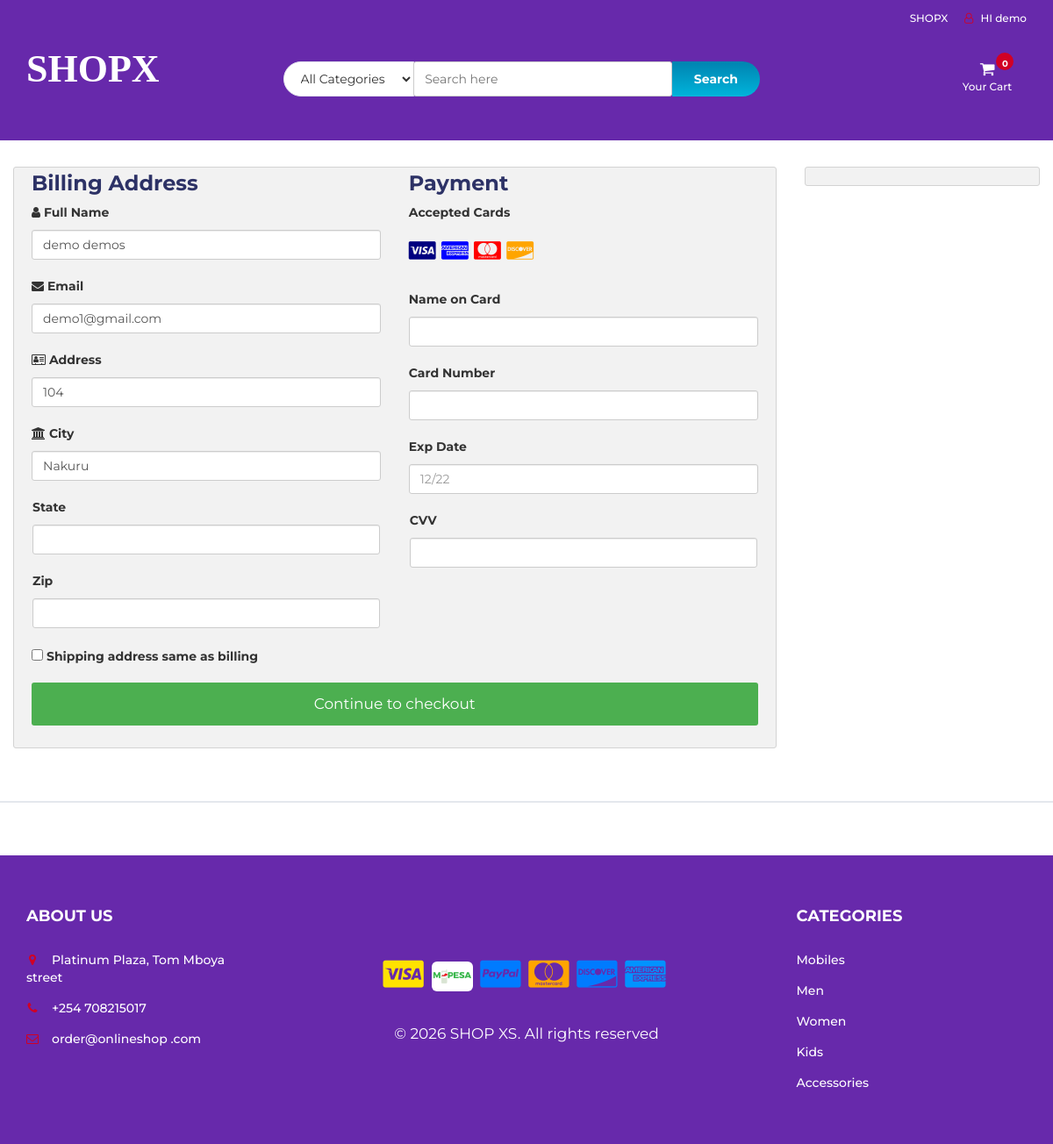
The app's page /checkout.php (signed in) with its own data.
### tables this page shows
CREATE TABLE `user_info` (
  `user_id` int(10) NOT NULL,
  `role` ENUM('customer','admin','shipper') NOT NULL DEFAULT 'customer',
  `first_name` varchar(100) NOT NULL,
  `last_name` varchar(100) NOT NULL,
  `email` varchar(300) NOT NULL,
  `password` varchar(300) NOT NULL,
  `mobile` varchar(10) NOT NULL,
  `address1` varchar(300) NOT NULL,
  `address2` varchar(11) NOT NULL
);

### checkout.php (the view, shortened to what this page needs)
<?php
include "db.php";
include "header.php";
?>
<section class="section">
	<div class="container-fluid">
		<div class="row-checkout">
			<?php
			if (isset($_SESSION["uid"])) {
				$sql = "SELECT * FROM user_info WHERE user_id='$_SESSION[uid]'";
				$query = mysqli_query($con, $sql);
				$row = mysqli_fetch_array($query);
				echo '
			<div class="col-75">
				<div class="container-checkout">
				<form id="checkout_form" action="checkout_process.php" method="POST" class="was-validated">
					<div class="row-checkout">
					<div class="col-50">
						<h3>Billing Address</h3>
						<label for="fname"><i class="fa fa-user" ></i> Full Name</label>
						<input type="text" id="fname" class="form-control" name="firstname" pattern="^[a-zA-Z ]+$"  value="' . $row["first_name"] . ' ' . $row["last_name"] . '">
						<label for="email"><i class="fa fa-envelope"></i> Email</label>
						<input type="text" id="email" name="email" class="form-control" pattern="^[_a-z0-9-]+(\.[_a-z0-9-]+)*@[a-z0-9]+(\.[a-z]{2,4})$" value="' . $row["email"] . '" required>
						<label for="adr"><i class="fa fa-address-card-o"></i> Address</label>
						<input type="text" id="adr" name="address" class="form-control" value="' . $row["address1"] . '" required>
						<label for="city"><i class="fa fa-institution"></i> City</label>
						<input type="text" id="city" name="city" class="form-control" value="' . $row["address2"] . '"  required>
						<div class="row">
						<div class="col-50">
							<label for="state">State</label>
							<input type="text" id="state" name="state" class="form-control">
						</div>
						<div class="col-50">
							<label for="zip">Zip</label>
							<input type="text" id="zip" name="zip" class="form-control" required>
						</div>
						</div>
					</div>
					<div class="col-50">
						<h3>Payment</h3>
						<label for="fname">Accepted Cards</label>
						<div class="icon-container">
						<i class="fa fa-cc-visa" style="color:navy;"></i>
						<i class="fa fa-cc-amex" style="color:blue;"></i>
						<i class="fa fa-cc-mastercard" style="color:red;"></i>
						<i class="fa fa-cc-discover" style="color:orange;"></i>
						</div>
						<label for="cname">Name on Card</label>
						<input type="text" id="cname" name="cardname" class="form-control" pattern="^[a-zA-Z ]+$" required>
						<div class="form-group" id="card-number-field">
                        <label for="cardNumber">Card Number</label>
                        <input type="text" class="form-control" id="cardNumber" name="cardNumber" required>
                    </div>
						<label for="expdate">Exp Date</label>
						<input type="text" id="expdate" name="expdate" class="form-control" pattern="^((0[1-9])|(1[0-2]))\/(\d{2})$" placeholder="12/22"required>
						<div class="row">
						<div class="col-50">
							<div class="form-group CVV">
								<label for="cvv">CVV</label>
								<input type="text" class="form-control" name="cvv" id="cvv" required>
						</div>
						</div>
					</div>
					</div>
					</div>
					<label><input type="CHECKBOX" name="q" class="roomselect" value="conform" required> Shipping address same as billing
					</label>';
				$total = 0;
				$total_count = $_POST['total_count'];
				echo '
				<input type="hidden" name="total_count" value="' . $total_count . '">
					<input type="hidden" name="total_price" value="' . $total . '">
					<input type="submit" id="submit" value="Continue to checkout" class="checkout-btn">
				</form>
				</div>
			</div>
			';
			} else {
				echo "<script>window.location.href = 'cart.php'</script>";
			}
			?>
			<div class="col-25">
				<div class="container-checkout">
				</div>
			</div>
		</div>
	</div>
</section>
<div id="newsletter" class="section">
</div>
<?php
include "footer.php";
?>

### header.php (shortened to what this page needs)
<!DOCTYPE html>
<html lang="en">
	<head>
		<link type="text/css" rel="stylesheet" href="css/bootstrap.min.css"/>
		<link type="text/css" rel="stylesheet" href="css/slick.css"/>
		<link type="text/css" rel="stylesheet" href="css/slick-theme.css"/>
		<link type="text/css" rel="stylesheet" href="css/nouislider.min.css"/>
		<link rel="stylesheet" href="css/font-awesome.min.css">
		<link type="text/css" rel="stylesheet" href="css/style.css"/>
		<link type="text/css" rel="stylesheet" href="css/accountbtn.css"/>
    </head>
	<body>
		<header>
			<div id="top-header">
				<div class="container">
					<ul class="header-links pull-right">
						<li><a href="#"><i class=""></i> SHOPX</a></li>
						<li><?php
                             include "db.php";
                            if(isset($_SESSION["uid"])){
                                $sql = "SELECT first_name FROM user_info WHERE user_id='$_SESSION[uid]'";
                                $query = mysqli_query($con,$sql);
                                $row=mysqli_fetch_array($query);
                                echo '
                               <div class="dropdownn">
                                  <a href="#" class="dropdownn" data-toggle="modal" data-target="#myModal" ><i class="fa fa-user-o"></i> HI '.$row["first_name"].'</a>
                                  <div class="dropdownn-content">
                                    <a href="" data-toggle="modal" data-target="#profile"><i class="fa fa-user-circle" aria-hidden="true" ></i>My Profile</a>
                                    <a href="logout.php"  ><i class="fa fa-sign-in" aria-hidden="true"></i>Log out</a>
                                  </div>
                                </div>';
                            }
                                             ?>
                                </li>
					</ul>
				</div>
			</div>
			<div id="header">
				<div class="container">
					<div class="row">
						<div class="col-md-3">
							<div class="header-logo">
								<a href="#" class="logo">
									<h1 style="font-style: normal;font-size: 44px;color: #ffffff;font-family: CURSIVE;font-weight: 900;">
											SHOPX
									</h1>
								</a>
							</div>
						</div>
						<div class="col-md-6">
							<div class="header-search">
								<form>
									<select class="input-select">
										<option value="0">All Categories</option>
									</select>
									<input class="input" id="search" type="text" placeholder="Search here">
									<button type="submit" id="search_btn" class="search-btn">Search</button>
								</form>
							</div>
						</div>
						<div class="col-md-3 clearfix">
							<div class="header-ctn">
								<div class="dropdown">
									<a class="dropdown-toggle" data-toggle="dropdown" aria-expanded="true">
										<i class="fa fa-shopping-cart"></i>
										<span>Your Cart</span>
										<div class="badge qty">0</div>
									</a>
									</div>
							</div>
						</div>
					</div>
				</div>
			</div>
		</header>

### css/style.css (style rules this page uses)
body { font-family: 'Montserrat', sans-serif; font-weight: 400; background-color: #ffffff; }
h1, h2, h3, h4, h5, h6 { color: #2d3266; font-weight: 700; margin: 0 0 10px; }
a { color: #2B2D42; font-weight: 500; -webkit-transition: 0.2s color; transition: 0.2s color; }
ul, ol { margin: 0; padding: 0; list-style: none }
.input { height: 40px; padding: 0px 15px; border: 1px solid #E4E7ED; background-color: #FFF; width: 100%; }
.input-select { padding: 0px 15px; background: #FFF; border: 1px solid #E4E7ED; height: 40px; }
.section { padding-top: 30px; padding-bottom: 30px; }
#top-header { padding-top: 10px; padding-bottom: 10px; background-color: #1cf127; }
.header-links li { display: inline-block; margin-right: 15px; font-size: 12px; }
.header-links li:last-child { margin-right: 0px; }
.header-links li a { color: #FFF; }
.header-links li i { color: #D10024; margin-right: 5px; }
#header { padding-top: 15px; padding-bottom: 15px; background-color: #6729ab; }
.header-logo { float: left; }
.header-search { padding: 15px 0px; }
.header-search form { position: relative; }
.header-search form .input-select { margin-right: -4px; border-radius: 40px 0px 0px 40px; }
.header-search form .input { width: calc(100% - 260px); margin-right: -4px; }
.header-search form .search-btn { height: 40px; width: 100px; background: #00B4DB; background: -webkit-linear-gradient(to bottom, #0083B0, #00B4DB); background: linear-gradient(to bottom, #0083B0, #00B4DB); color: #FFF; font-weight: 700; border: none; border-radius: 0px 40px 40px 0px; }
.header-ctn { float: right; padding: 15px 0px; }
.header-ctn>div { display: inline-block; }
.header-ctn>div>a { display: block; position: relative; width: 90px; text-align: center; color: #FFF; }
.header-ctn>div>a>i { display: block; font-size: 18px; }
.header-ctn>div>a>span { font-size: 12px; }
.header-ctn>div>a>.qty { position: absolute; right: 15px; top: -10px; width: 20px; height: 20px; line-height: 20px; text-align: center; border-radius: 50%; font-size: 10px; color: #FFF; background-color: #D10024; }
#newsletter.section { border-top: 2px solid #E4E7ED; margin-top: 30px; }

### css/accountbtn.css (style rules this page uses)
.dropdownn { position: relative; display: inline-block; }

### header.php (style rules this page uses)
#header { background-color: #6729ab; }
#top-header { background-color: #6729ab; }

### checkout.php (style rules this page uses)
.row-checkout { display: -ms-flexbox; display: flex; -ms-flex-wrap: wrap; flex-wrap: wrap; margin: 0 -16px; }
.col-25 { -ms-flex: 25%; flex: 25%; }
.col-50 { -ms-flex: 50%; flex: 50%; }
.col-75 { -ms-flex: 75%; flex: 75%; }
.col-25, .col-50, .col-75 { padding: 0 16px; }
.container-checkout { background-color: #f2f2f2; padding: 5px 20px 15px 20px; border: 1px solid lightgrey; border-radius: 3px; }
input[type=text] { width: 100%; margin-bottom: 20px; padding: 12px; border: 1px solid #ccc; border-radius: 3px; }
label { margin-bottom: 10px; display: block; }
.icon-container { margin-bottom: 20px; padding: 7px 0; font-size: 24px; }
.checkout-btn { background-color: #4CAF50; color: white; padding: 12px; margin: 10px 0; border: none; width: 100%; border-radius: 3px; cursor: pointer; font-size: 17px; }

### records on screen
user_info: first_name "demo", firstname "demo demos", email "demo1@gmail.com", address "104", city "Nakuru"
